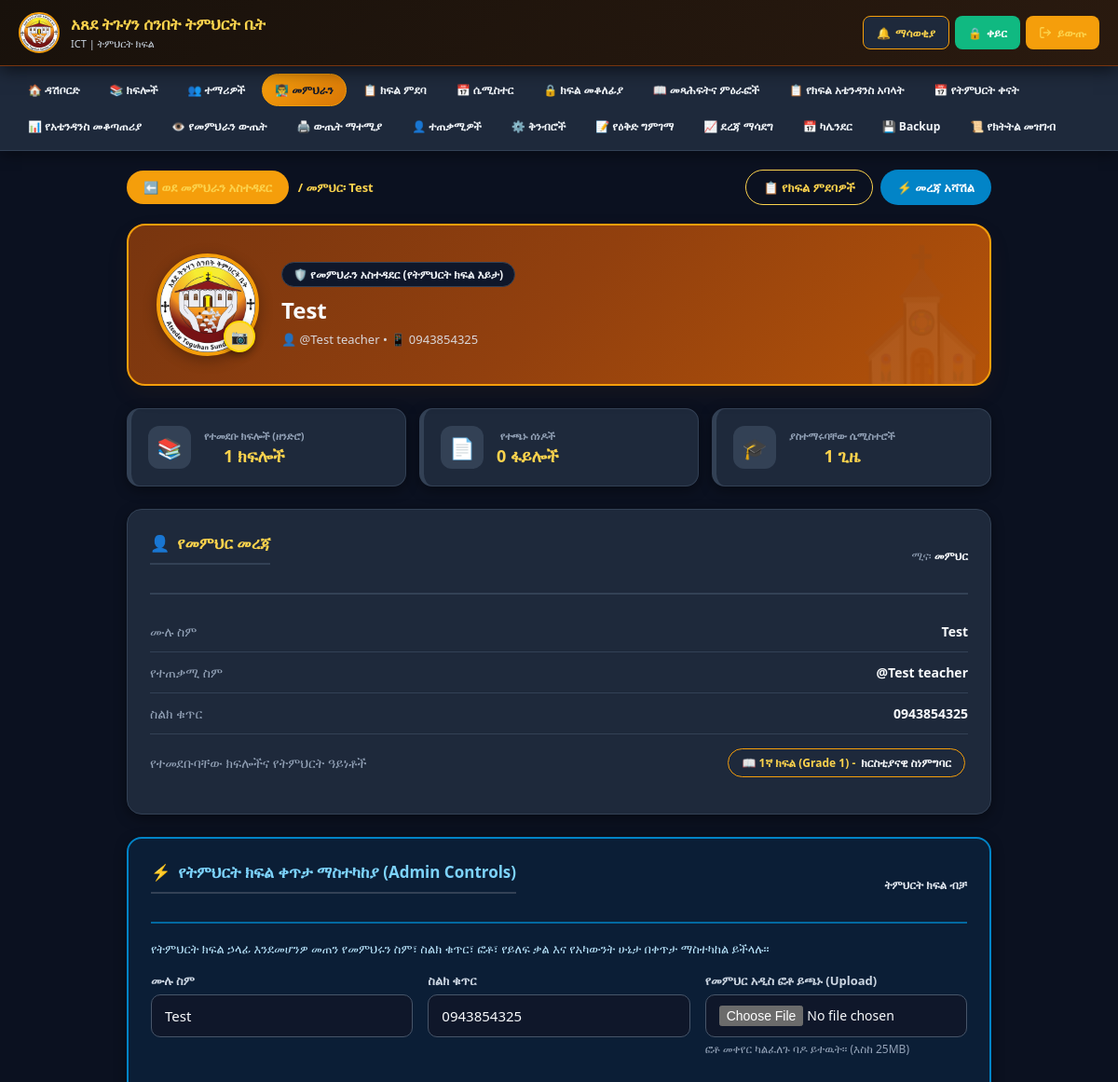
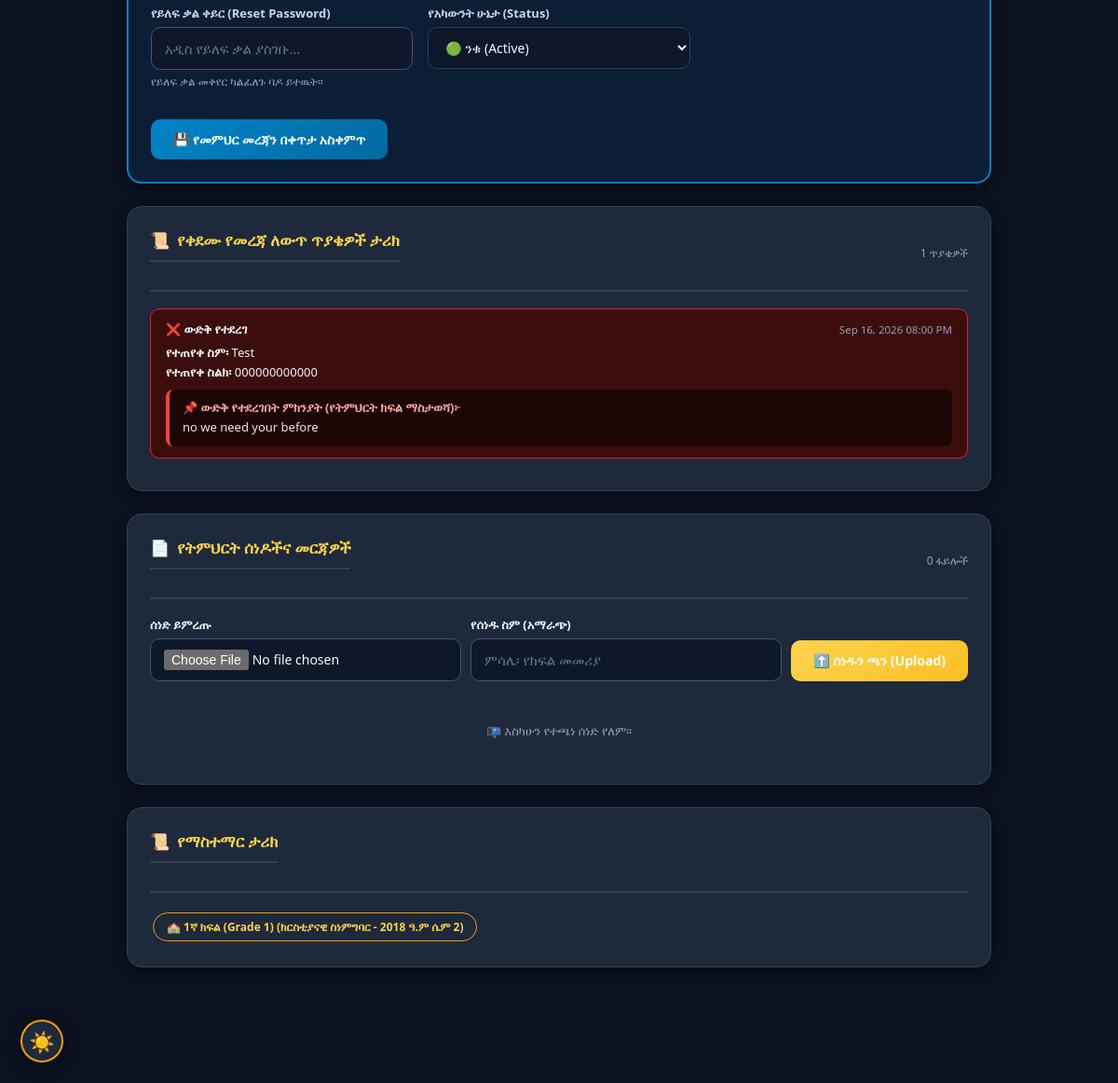
The app's page /teacher_profile.php?id=15 (signed in) with its own data (2 pictures, top to bottom).
### tables this page shows
CREATE TABLE `users` (
  `id` int(11) NOT NULL,
  `name` varchar(100) NOT NULL,
  `username` varchar(50) NOT NULL,
  `phone` varchar(20) DEFAULT NULL,
  `photo` varchar(255) DEFAULT NULL,
  `role` enum('admin','teacher','attendance_submitter') NOT NULL DEFAULT 'teacher',
  `status` enum('active','inactive') NOT NULL DEFAULT 'active',
  `password` varchar(255) NOT NULL,
  `first_login` tinyint(1) DEFAULT 1,
  `dark_mode` tinyint(1) DEFAULT 0,
  `created_at` timestamp NOT NULL DEFAULT current_timestamp(),
  `can_edit_marks` tinyint(1) DEFAULT 1,
  `can_edit_attendance` tinyint(1) DEFAULT 0
);

CREATE TABLE `teacher_class` (
  `id` int(11) NOT NULL,
  `teacher_id` int(11) NOT NULL,
  `class_id` int(11) NOT NULL,
  `subject_id` int(11) DEFAULT NULL,
  `subject_name` varchar(100) DEFAULT NULL,
  `semester_id` int(11) NOT NULL,
  `locked` tinyint(1) DEFAULT 0,
  `attendance_locked` tinyint(1) NOT NULL DEFAULT 0,
  `plan_locked` tinyint(1) NOT NULL DEFAULT 0,
  `assigned_date` timestamp NOT NULL DEFAULT current_timestamp()
);

CREATE TABLE `classes` (
  `id` int(11) NOT NULL,
  `grade_id` int(11) DEFAULT NULL,
  `name` varchar(50) NOT NULL,
  `description` text DEFAULT NULL,
  `created_at` timestamp NOT NULL DEFAULT current_timestamp()
);

CREATE TABLE `profile_change_requests` (
  `id` int(11) NOT NULL,
  `teacher_id` int(11) NOT NULL,
  `requested_name` varchar(100) DEFAULT NULL,
  `requested_phone` varchar(50) DEFAULT NULL,
  `requested_photo` varchar(255) DEFAULT NULL,
  `reason` text DEFAULT NULL,
  `status` enum('pending','approved','rejected') DEFAULT 'pending',
  `admin_notes` text DEFAULT NULL,
  `reviewed_by` int(11) DEFAULT NULL,
  `reviewed_at` datetime DEFAULT NULL,
  `created_at` timestamp NOT NULL DEFAULT current_timestamp()
);

CREATE TABLE `semesters` (
  `id` int(11) NOT NULL,
  `name` varchar(50) NOT NULL,
  `status` enum('active','closed') DEFAULT 'active',
  `start_date` date DEFAULT NULL,
  `end_date` date DEFAULT NULL,
  `created_at` timestamp NOT NULL DEFAULT current_timestamp(),
  `ethiopian_year` int(11) DEFAULT NULL,
  `semester_number` int(11) DEFAULT NULL
);

### teacher_profile.php (the view, shortened to what the rows shown need)
<?php
require_once 'db.php';
$is_admin = isAdmin();
$logged_user_id = intval($_SESSION['user_id'] ?? 0);
if (isTeacher()) {
    $teacher_id = $logged_user_id;
} else {
    $teacher_id = isset($_GET['id']) ? intval($_GET['id']) : 0;
}
$teacher_query = "SELECT u.*,
                  (SELECT COUNT(*) FROM teacher_documents WHERE teacher_id = u.id) as doc_count
                  FROM users u
                  WHERE u.id = ? AND u.role = 'teacher'";
$teacher = dbFetchOne($conn, $teacher_query, "i", [$teacher_id]);
$teacher_name = $teacher['name'];
$teacher_phone = $teacher['phone'] ?: '---';
$teacher_username = $teacher['username'];
$current_semester = getCurrentSemester($conn);
$semester_id = $current_semester ? intval($current_semester['id']) : 0;
$current_assignments = getTeacherClasses($conn, $teacher_id, $semester_id);
$history_query = "SELECT c.name as class_name, COALESCE(s.name, tc.subject_name, 'ያልተገለጸ') as subject_name, sem.name as semester_name, sem.ethiopian_year, sem.semester_number
                  FROM teacher_class tc
                  JOIN classes c ON tc.class_id = c.id
                  JOIN semesters sem ON tc.semester_id = sem.id
                  LEFT JOIN subjects s ON tc.subject_id = s.id
                  WHERE tc.teacher_id = ?
                  ORDER BY sem.ethiopian_year DESC, sem.semester_number DESC";
$history = dbFetchAll($conn, $history_query, "i", [$teacher_id]);
$past_requests = dbFetchAll(
    $conn,
    "SELECT * FROM profile_change_requests WHERE teacher_id = ? AND status != 'pending' ORDER BY created_at DESC LIMIT 5",
    "i",
    [$teacher_id]
);
?>
<!DOCTYPE html>
<html lang="am">
<head>
    <?php include 'pwa_head.php'; ?>
</head>
<body>
    <?php include 'mobile_nav.php'; ?>
    <div class="container">
        <div class="top-nav-bar">
            <?php if ($is_admin): ?>
                <div style="display: flex; align-items: center; gap: 10px; flex-wrap: wrap;">
                    <a href="manage_teachers.php" class="btn-action btn-gold">
                        ⬅️ ወደ መምህራን አስተዳደር
                    </a>
                    <span style="font-size: 13px; font-weight: 600; color: #78350F;">
                        / መምህር፡ <?php echo htmlspecialchars($teacher_name); ?>
                    </span>
                </div>
                <div style="display: flex; gap: 8px; flex-wrap: wrap;">
                    <a href="manage_assignments.php" class="btn-action btn-outline">
                        📋 የክፍል ምደባዎች
                    </a>
                    <a href="#admin-edit-panel" class="btn-action" style="background: #0284C7; color: white;">
                        ⚡ መረጃ አሻሽል
                    </a>
                </div>
            <?php endif; ?>
        </div>
        <div class="hero-profile-card">
            <div class="hero-content">
                <div class="teacher-meta">
                    <div class="badge"><?php echo $is_admin ? '🛡️ የመምህራን አስተዳደር (የትምህርት ክፍል እይታ)' : '⛪ አጸደ ትጉሃን መምህር'; ?></div>
                    <h1><?php echo htmlspecialchars($teacher_name); ?></h1>
                    <div class="sub-info">
                        <span>👤 @<?php echo htmlspecialchars($teacher_username); ?></span> &bull;
                        <span>📱 <?php echo htmlspecialchars($teacher_phone); ?></span>
                    </div>
                </div>
            </div>
        </div>
        <div class="card">
            <div class="detail-row">
                <span class="detail-label">ሙሉ ስም</span>
                <span class="detail-val"><?php echo htmlspecialchars($teacher_name); ?></span>
            </div>
            <div class="detail-row">
                <span class="detail-label">የተጠቃሚ ስም</span>
                <span class="detail-val">@<?php echo htmlspecialchars($teacher_username); ?></span>
            </div>
            <div class="detail-row">
                <span class="detail-label">ስልክ ቁጥር</span>
                <span class="detail-val"><?php echo htmlspecialchars($teacher_phone); ?></span>
            </div>
            <div class="detail-row">
                <div style="text-align: right;">
                    <?php if (!empty($current_assignments)): ?>
                        <?php foreach ($current_assignments as $ca): ?>
                            <span class="chip">
                                📖 <?php echo htmlspecialchars($ca['class_name']); ?>
                                <?php if (!empty($ca['assigned_subject_name'])): ?>
                                    - <strong style="color:var(--brown-dark);"><?php echo htmlspecialchars($ca['assigned_subject_name']); ?></strong>
                                <?php endif; ?>
                            </span>
                        <?php endforeach; ?>
                    <?php else: ?>
                        <span style="color:#9CA3AF; font-size:13px;">ለዚህ ሴሚስተር የተመደበ ክፍል የለም</span>
                    <?php endif; ?>
                </div>
            </div>
        </div>
        <?php if ($is_admin): ?>
            <div class="card admin-edit-card" id="admin-edit-panel">
                <div class="card-header">
                    <div class="card-title"><span>⚡</span> የትምህርት ክፍል ቀጥታ ማስተካከያ (Admin Controls)</div>
                    <span style="font-size: 12px; font-weight: 600;">ትምህርት ክፍል ብቻ</span>
                </div>
                <p style="font-size: 13px; margin-bottom: 16px;">
                    የትምህርት ክፍል ኃላፊ እንደመሆንዎ መጠን የመምህሩን ስም፣ ስልክ ቁጥር፣ ፎቶ፣ የይለፍ ቃል እና የአካውንት ሁኔታ በቀጥታ ማስተካከል ይችላሉ።
                </p>
                <form method="POST" enctype="multipart/form-data">
                    <div style="display: grid; grid-template-columns: repeat(auto-fit, minmax(260px, 1fr)); gap: 16px; margin-bottom: 16px;">
                        <div class="form-group">
                            <label class="form-label">ሙሉ ስም</label>
                            <input type="text" name="name" class="form-control" value="<?php echo htmlspecialchars($teacher['name']); ?>" required>
                        </div>
                        <div class="form-group">
                            <label class="form-label">ስልክ ቁጥር</label>
                            <input type="text" name="phone" class="form-control" value="<?php echo htmlspecialchars($teacher['phone'] ?? ''); ?>">
                        </div>
                        <div class="form-group">
                            <label class="form-label">የመምህር አዲስ ፎቶ ይጫኑ (Upload)</label>
                            <input type="file" name="admin_photo" class="form-control" accept="image/*">
                            <div class="form-text">ፎቶ መቀየር ካልፈለጉ ባዶ ይተዉት። (እስከ 25MB)</div>
                        </div>
                        <div class="form-group">
                            <label class="form-label">የይለፍ ቃል ቀይር (Reset Password)</label>
                            <input type="password" name="admin_new_password" class="form-control" placeholder="አዲስ የይለፍ ቃል ያስገቡ..." autocomplete="new-password">
                            <div class="form-text">የይለፍ ቃል መቀየር ካልፈለጉ ባዶ ይተዉት።</div>
                        </div>
                        <div class="form-group">
                            <label class="form-label">የአካውንት ሁኔታ (Status)</label>
                            <select name="admin_status" class="form-control">
                                <option value="active" <?php echo ($teacher['status'] ?? 'active') === 'active' ? 'selected' : ''; ?>>🟢 ንቁ (Active)</option>
                            </select>
                        </div>
                    </div>
                    <button type="submit" class="btn-submit" style="background: linear-gradient(135deg, #0284C7 0%, #0369A1 100%);">
                        💾 የመምህር መረጃን በቀጥታ አስቀምጥ
                    </button>
                </form>
            </div>
            <?php if (!empty($past_requests)): ?>
                <div class="card">
                    <div class="card-header">
                        <div class="card-title"><span>📜</span> የቀደሙ የመረጃ ለውጥ ጥያቄዎች ታሪክ</div>
                        <span style="font-size: 12px; color: #6B7280;"><?php echo count($past_requests); ?> ጥያቄዎች</span>
                    </div>
                    <?php foreach ($past_requests as $pr): ?>
                        <div class="req-history-card <?php echo $pr['status'] === 'approved' ? 'approved' : 'rejected'; ?>">
                            <div style="display: flex; justify-content: space-between; align-items: center; flex-wrap: wrap; gap: 6px;">
                                <strong><?php echo $pr['status'] === 'approved' ? '✅ የጸደቀ' : '❌ ውድቅ የተደረገ'; ?></strong>
                                <span class="req-date"><?php echo date('M d, Y h:i A', strtotime($pr['created_at'])); ?></span>
                            </div>
                            <div class="req-details">
                                <?php if ($pr['requested_name']): ?><div><strong>የተጠየቀ ስም፡</strong> <?php echo htmlspecialchars($pr['requested_name']); ?></div><?php endif; ?>
                                <?php if ($pr['requested_phone']): ?><div><strong>የተጠየቀ ስልክ፡</strong> <?php echo htmlspecialchars($pr['requested_phone']); ?></div><?php endif; ?>
                                <?php if ($pr['admin_notes']): ?>
                                    <div class="req-admin-note">
                                        <strong>📌 ውድቅ የተደረገበት ምክንያት (የትምህርት ክፍል ማስታወሻ)፦</strong><br>
                                        <span><?php echo nl2br(htmlspecialchars($pr['admin_notes'])); ?></span>
                                    </div>
                                <?php endif; ?>
                            </div>
                        </div>
                    <?php endforeach; ?>
                </div>
            <?php endif; ?>
        <?php endif; ?>
        <div class="card">
            <?php if (!empty($history)): ?>
                <div style="display: flex; flex-wrap: wrap; gap: 8px;">
                    <?php foreach ($history as $h): ?>
                        <span class="chip">
                            🏫 <?php echo htmlspecialchars($h['class_name']); ?>
                            (<?php echo htmlspecialchars($h['subject_name']); ?> - <?php echo $h['ethiopian_year']; ?> ዓ.ም ሴም <?php echo $h['semester_number']; ?>)
                        </span>
                    <?php endforeach; ?>
                </div>
            <?php else: ?>
                <div style="text-align: center; padding: 20px; color: #9CA3AF; font-size: 13px;">
                    እስካሁን ምንም የማስተማር ታሪክ አልተመዘገበም።
                </div>
            <?php endif; ?>
        </div>
    </div>
</body>
</html>

### records on screen
users: name "Test", username "Test teacher", phone "0943854325", admin_status "🟢 ንቁ (Active)"
teacher_class: class.name "1ኛ ክፍል (Grade 1)", assigned_subject_name "ክርስቲያናዊ ስነምግባር"
profile_change_requests: status "❌ ውድቅ የተደረገ", created_at "Sep 16, 2026 08:00 PM", requested_name "Test", requested_phone "000000000000", admin_notes "no we need your before"
classes: name "1ኛ ክፍል (Grade 1)", subject_name "ክርስቲያናዊ ስነምግባር", semesters.ethiopian_year "2018", semesters.semester_number "2"

### other values on screen
$nav_name "ICT"
$item['icon'] "🏠"
$item['label'] "ዳሽቦርድ"
$item['icon'] "📚"
$item['label'] "ክፍሎች"
$item['icon'] "👥"
$item['label'] "ተማሪዎች"
$item['icon'] "👨‍🏫"
$item['label'] "መምህራን"
$item['icon'] "📋"
$item['label'] "ክፍል ምደባ"
$item['icon'] "📅"
$item['label'] "ሴሚስተር"
$item['icon'] "🔒"
$item['label'] "ክፍል መቆለፊያ"
